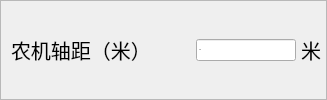
               <widget class="QFrame" name="VehicleFrame2_2">
                <property name="font">
                 <font>
                  <pointsize>10</pointsize>
                 </font>
                </property>
                <property name="frameShape">
                 <enum>QFrame::StyledPanel</enum>
                </property>
                <property name="frameShadow">
                 <enum>QFrame::Raised</enum>
                </property>
                <layout class="QGridLayout" name="gridLayout_26">
                 <property name="leftMargin">
                  <number>5</number>
                 </property>
                 <property name="topMargin">
                  <number>5</number>
                 </property>
                 <property name="rightMargin">
                  <number>5</number>
                 </property>
                 <property name="bottomMargin">
                  <number>5</number>
                 </property>
                 <property name="spacing">
                  <number>5</number>
                 </property>
                 <item row="0" column="0">
                  <layout class="QHBoxLayout" name="horizontalLayout_51">
                   <item>
                    <widget class="QFrame" name="VehicleFrame1_2">
                     <property name="font">
                      <font>
                       <pointsize>10</pointsize>
                      </font>
                     </property>
                     <property name="styleSheet">
                      <string notr="true"/>
                     </property>
                     <property name="frameShape">
                      <enum>QFrame::StyledPanel</enum>
                     </property>
                     <property name="frameShadow">
                      <enum>QFrame::Raised</enum>
                     </property>
                     <widget class="QLabel" name="VehicleFrame1_label1_2">
                      <property name="geometry">
                       <rect>
                        <x>10</x>
                        <y>10</y>
                        <width>100</width>
                        <height>29</height>
                       </rect>
                      </property>
                      <property name="font">
                       <font>
                        <pointsize>15</pointsize>
                       </font>
                      </property>
                      <property name="styleSheet">
                       <string notr="true"/>
                      </property>
                      <property name="text">
                       <string>主天线高度</string>
                      </property>
                     </widget>
                     <widget class="QLineEdit" name="lineEdit_10">
                      <property name="geometry">
                       <rect>
                        <x>345</x>
                        <y>11</y>
                        <width>100</width>
                        <height>29</height>
                       </rect>
                      </property>
                      <property name="minimumSize">
                       <size>
                        <width>100</width>
                        <height>0</height>
                       </size>
                      </property>
                      <property name="maximumSize">
                       <size>
                        <width>100</width>
                        <height>16777215</height>
                       </size>
                      </property>
                      <property name="font">
                       <font>
                        <pointsize>-1</pointsize>
                       </font>
                      </property>
                      <property name="text">
                       <string/>
                      </property>
                     </widget>
                     <widget class="QLabel" name="VehicleFrame1_label2_2">
                      <property name="geometry">
                       <rect>
                        <x>451</x>
                        <y>11</y>
                        <width>20</width>
                        <height>29</height>
                       </rect>
                      </property>
                      <property name="font">
                       <font>
                        <pointsize>15</pointsize>
                       </font>
                      </property>
                      <property name="text">
                       <string>米</string>
                      </property>
                     </widget>
                    </widget>
                   </item>
                   <item>
                    <widget class="QLabel" name="VehicleFrame2_label1_2">
                     <property name="font">
                      <font>
                       <pointsize>15</pointsize>
                      </font>
                     </property>
                     <property name="text">
                      <string>农机轴距（米）</string>
                     </property>
                    </widget>
                   </item>
                   <item>
                    <spacer name="horizontalSpacer_16">
                     <property name="orientation">
                      <enum>Qt::Horizontal</enum>
                     </property>
                     <property name="sizeHint" stdset="0">
                      <size>
                       <width>40</width>
                       <height>20</height>
                      </size>
                     </property>
                    </spacer>
                   </item>
                   <item>
                    <widget class="QLineEdit" name="lineEdit_tWheelbase">
                     <property name="minimumSize">
                      <size>
                       <width>100</width>
                       <height>0</height>
                      </size>
                     </property>
                     <property name="maximumSize">
                      <size>
                       <width>100</width>
                       <height>16777215</height>
                      </size>
                     </property>
                     <property name="font">
                      <font>
                       <pointsize>-1</pointsize>
                      </font>
                     </property>
                     <property name="text">
                      <string>2.44</string>
                     </property>
                    </widget>
                   </item>
                   <item>
                    <widget class="QLabel" name="VehicleFrame2_label2_2">
                     <property name="font">
                      <font>
                       <pointsize>15</pointsize>
                      </font>
                     </property>
                     <property name="text">
                      <string>米</string>
                     </property>
                    </widget>
                   </item>
                  </layout>
                 </item>
                </layout>
               </widget>
